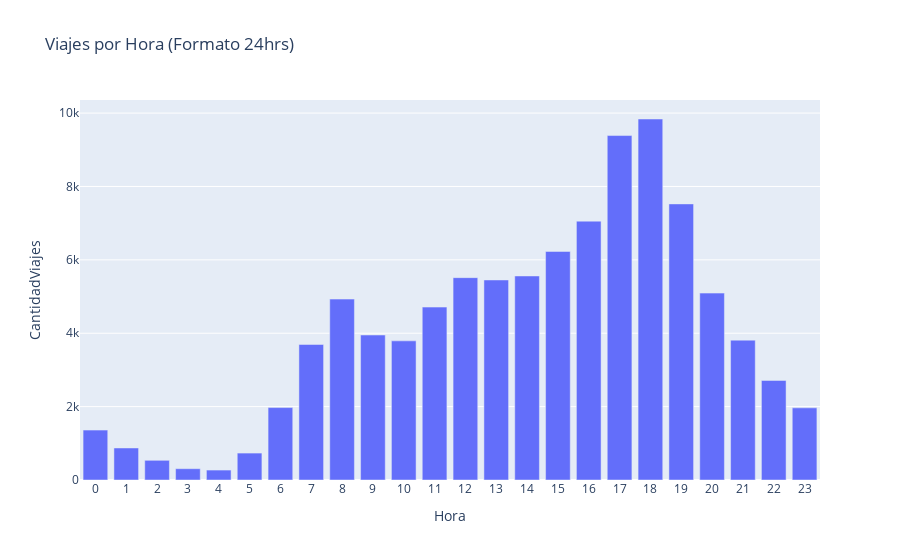

Here is the notebook cell this chart was saved with:
### Code cell
inicio_horas_viaje=TripsHour(data)
fig1 = px.bar(inicio_horas_viaje, x='Hora', y='CantidadViajes',title='Viajes por Hora (Formato 24hrs)')
fig1.update_layout(
    xaxis = dict(
        tickmode = 'linear',
        tick0 = 0,
        dtick = 1
    )
)
fig1.show()

### Figure 1 — Plotly figure (JSON) as saved in the notebook; plotly's stock layout.template omitted (floating-point values rounded to 4 significant figures)
{"data": [{"alignmentgroup": "True", "hovertemplate": "Hora=%{x}<br>CantidadViajes=%{y}<extra></extra>", "legendgroup": "", "marker": {"color": "#636efa", "pattern": {"shape": ""}}, "name": "", "offsetgroup": "", "orientation": "v", "showlegend": false, "textposition": "auto", "type": "bar", "x": [0, 1, 2, 3, 4, 5, 6, 7, 8, 9, 10, 11, 12, 13, 14, 15, 16, 17, 18, 19, 20, 21, 22, 23], "xaxis": "x", "y": [1360, 873, 537, 308, 271, 734, 1974, 3694, 4931, 3952, 3792, 4713, 5515, 5452, 5561, 6229, 7055, 9388, 9839, 7525, 5094, 3812, 2714, 1967], "yaxis": "y"}], "layout": {"barmode": "relative", "legend": {"tracegroupgap": 0}, "title": {"text": "Viajes por Hora (Formato 24hrs)"}, "xaxis": {"anchor": "y", "domain": [0, 1], "dtick": 1, "tick0": 0, "tickmode": "linear", "title": {"text": "Hora"}}, "yaxis": {"anchor": "x", "domain": [0, 1], "title": {"text": "CantidadViajes"}}}}
